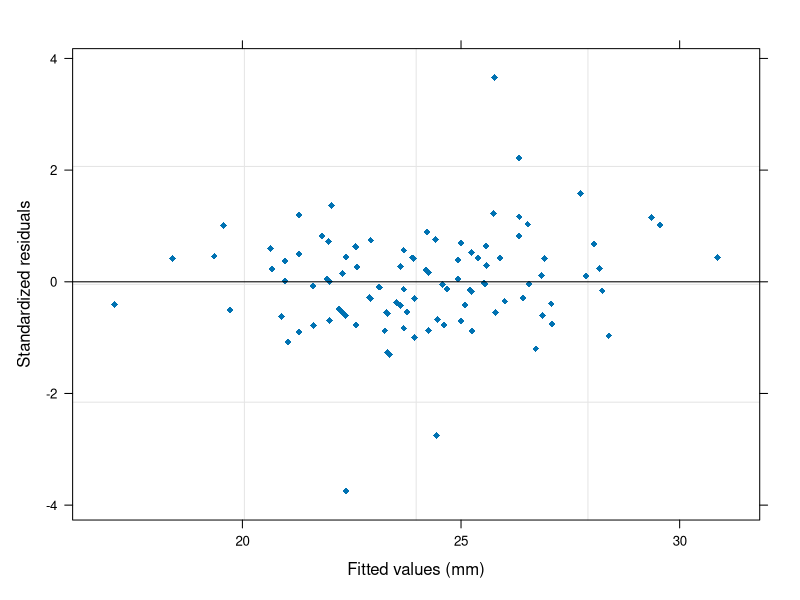

Write R code to recreate this figure.
## ---- chunk 1
knitr::opts_chunk$set(echo = TRUE)
## ---- chunk 2
library(nlme)
data(Orthodont)
tail(Orthodont)
## ---- chunk 3
lm1 <- lm(distance ~ age, data = Orthodont)
summary(lm1)
## ---- chunk 4
AIC(lm1)
## ---- chunk 5
fm1 <- lme(distance ~ age, data = Orthodont,method="ML") # random is ~ age
summary(fm1)
## ---- chunk 6
AIC(fm1)
## ---- chunk 7
fm2 <- lme(distance ~ age + Sex, data = Orthodont, random = ~ 1)
summary(fm2)
## ---- chunk 8
par(mfrow=c(2,2))
plot(fm2,pch=18)
par(mfrow=c(1,1))
